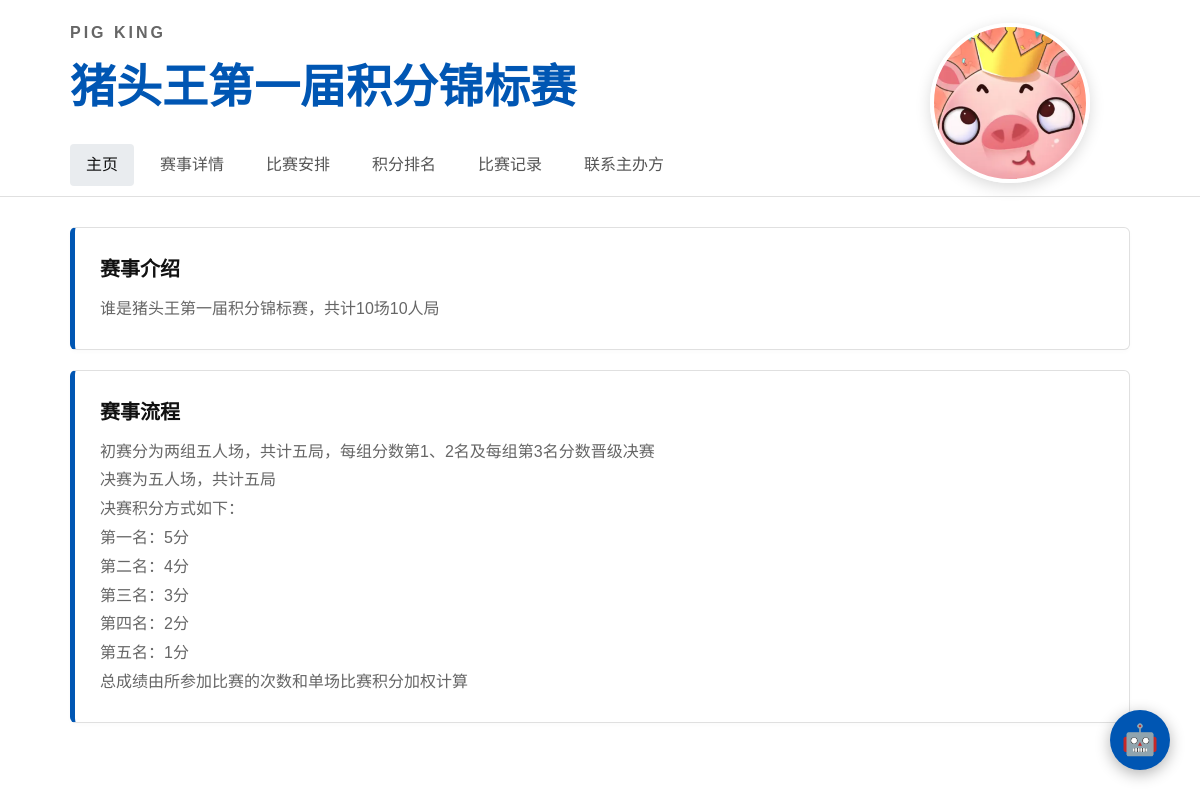
The page / on the database its author committed.
### tables this page shows
CREATE TABLE posts_index 
                     (id INTEGER PRIMARY KEY AUTOINCREMENT, 
                      title TEXT, content TEXT);

### app.py (the view)
@app.route('/')
def index():
    conn = sqlite3.connect(DB_PATH)
    posts = conn.execute("SELECT * FROM posts_index ORDER BY id DESC").fetchall()
    conn.close()
    return render_template('index.html', posts=posts)

### templates/index.html (shortened to what this page needs)
{% extends "base.html" %}
{% block content %}
    {{ render_posts(posts) }}
{% endblock %}

### templates/base.html (shortened to what this page needs)
<!DOCTYPE html>
<html lang="zh">
<head>
</head>
<body>
    {% macro render_posts(posts) %}
        {% for post in posts %}
            {% if post[1] %}
                <div class="post-card">
                    <h3>{{ post[1] }}</h3>
                    <p>{{ post[2] }}</p>
                </div>
            {% else %}
                <div style="padding: 15px 0; line-height: 1.8; color: #444; white-space: pre-wrap;">{%- if post[2] -%}{{ post[2] }}{%- endif -%}</div>
            {% endif %}
        {% endfor %}
    {% endmacro %}
    <div id="header">
        <div class="content header-inner">
            <div class="header-text">
                <h1><a href="/"><span>PIG KING</span>猪头王第一届积分锦标赛</a></h1>
                <div id="menu">
                    <ul>
                        <li class="{% if request.path == '/' %}selected{% endif %}"><a href="/">主页</a></li>
                        <li class="{% if request.path == '/detail' %}selected{% endif %}"><a href="/detail">赛事详情</a></li>
                        <li class="{% if request.path == '/schedule' %}selected{% endif %}"><a href="/schedule">比赛安排</a></li>
                        <li class="{% if request.path == '/rankings' %}selected{% endif %}"><a href="/rankings">积分排名</a></li>
                        <li class="{% if request.path == '/history' %}selected{% endif %}"><a href="/history">比赛记录</a></li>
                        <li class="{% if request.path == '/contact' %}selected{% endif %}"><a href="/contact" ondblclick="window.location.href='/admin'">联系主办方</a></li>
                    </ul>
                </div>
            </div>
            <div class="header-img"></div>
        </div>
    </div>
    <div class="content main-layout">
        {% block content %}{% endblock %}
    </div>
    <div id="ai-btn" style="position: fixed; bottom: 30px; right: 30px; width: 60px; height: 60px; background: #0056b3; color: white; border-radius: 50%; display: flex; justify-content: center; align-items: center; font-size: 30px; cursor: pointer; box-shadow: 0 4px 15px rgba(0,0,0,0.3); z-index: 9999; transition: 0.3s;" onmouseover="this.style.transform='scale(1.1)'" onmouseout="this.style.transform='scale(1)'">🤖</div>
</body>
</html>

### templates/base.html (style rules this page uses)
* { margin: 0; padding: 0; box-sizing: border-box; }
body { background: #ffffff; font-family: 'Microsoft YaHei', Arial, sans-serif; color: #333333; line-height: 1.6; }
a { color: #0056b3; text-decoration: none; transition: 0.2s; }
.content { width: 100%; max-width: 1100px; margin: 0 auto; padding: 0 20px; }
#header { background-color: #ffffff; padding: 20px 0 10px 0; border-bottom: 1px solid #e0e0e0; }
.header-inner { display: flex; justify-content: space-between; align-items: center; gap: 40px; }
.header-text { flex: 1; }
h1 { font-size: 46px; font-weight: bold; color: #111; margin-bottom: 20px; white-space: nowrap; }
h1 span { display: block; font-size: 16px; color: #666; letter-spacing: 3px; margin-bottom: 5px; }
#menu ul { list-style: none; display: flex; gap: 10px; flex-wrap: wrap; margin-top: 10px; }
#menu ul li a { display: inline-block; padding: 8px 16px; font-size: 16px; color: #555; border-radius: 4px; white-space: nowrap; }
#menu ul li.selected a, #menu ul li a:hover { background: #e9ecef; color: #111; }
.header-img { width: 160px; height: 160px; border-radius: 50%; box-shadow: 0 4px 15px rgba(0,0,0,0.15); border: 4px solid #fff; background-image: url('/static/1.png'); background-size: cover; background-position: center; background-repeat: no-repeat; margin-right: 40px; flex-shrink: 0; }
.main-layout { margin-top: 30px; margin-bottom: 60px; }
.post-card { background: #fff; padding: 25px; margin-bottom: 20px; border-radius: 6px; border: 1px solid #e0e0e0; border-left: 5px solid #0056b3; transition: 0.3s; box-shadow: 0 2px 5px rgba(0,0,0,0.02); }
.post-card h3 { font-size: 20px; color: #111; margin-bottom: 10px; }
.post-card p { color: #666; font-size: 16px; line-height: 1.8; white-space: pre-wrap; }

### rows shown on the page
posts_index: title "赛事介绍", content "谁是猪头王第一届积分锦标赛，共计10场10人局"
posts_index: title "赛事流程", content "初赛分为两组五人场，共计五局，每组分数第1、2名及每组第3名分数晋级决赛 决赛为五人场，共计五局 决赛积分方式如下： 第一名：5分 第二名：4分 第三名：3分 第四名：2分 第五名：1分 总成绩由所参加比赛的次数和单场比赛积分加权计算"
